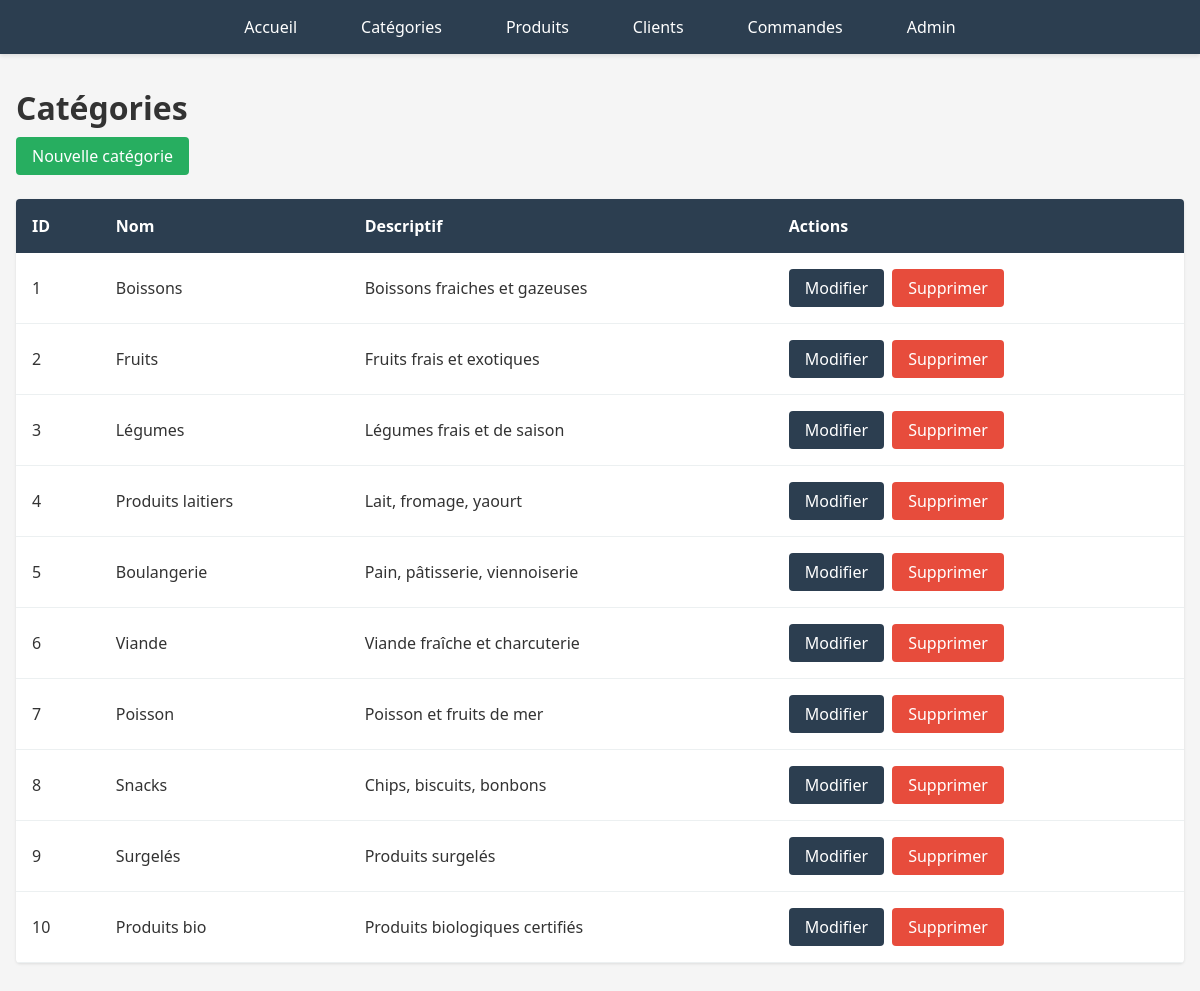
The page /drive/categories/ on the database its author committed.
### drive/models.py (models this page shows, shortened)
class Categorie(models.Model):
    nom = models.CharField(max_length=100)
    descriptif = models.TextField(blank=True)
    class Meta:
        db_table = 'categories'
        verbose_name_plural = 'Catégories'

### drive/views.py (the view)
# urls.py: path('categories/', views.categorie_list, name='categorie_list'),
def categorie_list(request):
    return render(request, 'drive/categorie/list.html', {'categories': Categorie.objects.all()})

### drive/templates/drive/categorie/list.html (shortened to what this page needs)
{% extends 'drive/base.html' %}
{% block content %}
<div class="header">
    <h1>Catégories</h1>
    <a href="{% url 'categorie_create' %}" class="btn btn-success">Nouvelle catégorie</a>
</div>
{% if categories %}
<table class="table">
    <thead>
        <tr>
            <th>ID</th>
            <th>Nom</th>
            <th>Descriptif</th>
            <th>Actions</th>
        </tr>
    </thead>
    <tbody>
        {% for categorie in categories %}
        <tr>
            <td>{{ categorie.id }}</td>
            <td>{{ categorie.nom }}</td>
            <td>{{ categorie.descriptif }}</td>
            <td>
                <div class="btn-group">
                    <a href="{% url 'categorie_update' categorie.id %}" class="btn">Modifier</a>
                    <a href="{% url 'categorie_delete' categorie.id %}" class="btn btn-danger">Supprimer</a>
                </div>
            </td>
        </tr>
        {% endfor %}
    </tbody>
</table>
{% else %}
<div class="empty">
    <p>Aucune catégorie trouvée.</p>
    <a href="{% url 'categorie_create' %}" class="btn btn-success">Créer une catégorie</a>
</div>
{% endif %}
{% endblock %}

### drive/static/drive/style.css (style rules this page uses)
:root { --releve-principale: #2c3e50; --releve-fond-titre-ue: #34495e; --releve-fond-titre-res: #3498db; --releve-fond-titre-sae: #9b59b6; --releve-secondaire: #3498db; --releve-surlignage: #ecf0f1; --accent: #27ae60; --accent-contenu: white; --contenu: #333; --fond-clair: white; --gris-estompe: #bdc3c7; --gris: #95a5a6; --fond: #f5f5f5; --secondaire-contenu: white; }
* { margin: 0; padding: 0; box-sizing: border-box; }
body { font-family: "Segoe UI", Tahoma, Geneva, Verdana, sans-serif; background-color: var(--fond); color: var(--contenu); }
.header { margin-bottom: 1.5rem; }
.header h1 { font-size: 2rem; margin-bottom: 0.5rem; }
.btn { display: inline-block; padding: 0.5rem 1rem; background-color: var(--releve-principale); color: white; text-decoration: none; border-radius: 4px; border: none; cursor: pointer; transition: all 0.2s ease; }
.btn-danger { background-color: #e74c3c; }
.btn-success { background-color: var(--accent); }
.btn-group { display: flex; gap: 0.5rem; flex-wrap: wrap; }
.table { width: 100%; border-collapse: collapse; background-color: var(--fond-clair); box-shadow: 0 1px 3px rgba(0,0,0,0.1); margin-bottom: 2rem; border-radius: 4px; overflow: hidden; }
.table th { background-color: var(--releve-principale); color: white; padding: 1rem; text-align: left; font-weight: bold; }
.table td { padding: 1rem; border-bottom: 1px solid #ecf0f1; }

### rows shown on the page
Categorie: id "1", nom "Boissons", descriptif "Boissons fraiches et gazeuses"
Categorie: id "2", nom "Fruits", descriptif "Fruits frais et exotiques"
Categorie: id "3", nom "Légumes", descriptif "Légumes frais et de saison"
Categorie: id "4", nom "Produits laitiers", descriptif "Lait, fromage, yaourt"
Categorie: id "5", nom "Boulangerie", descriptif "Pain, pâtisserie, viennoiserie"
Categorie: id "6", nom "Viande", descriptif "Viande fraîche et charcuterie"
Categorie: id "7", nom "Poisson", descriptif "Poisson et fruits de mer"
Categorie: id "8", nom "Snacks", descriptif "Chips, biscuits, bonbons"
Categorie: id "9", nom "Surgelés", descriptif "Produits surgelés"
Categorie: id "10", nom "Produits bio", descriptif "Produits biologiques certifiés"
